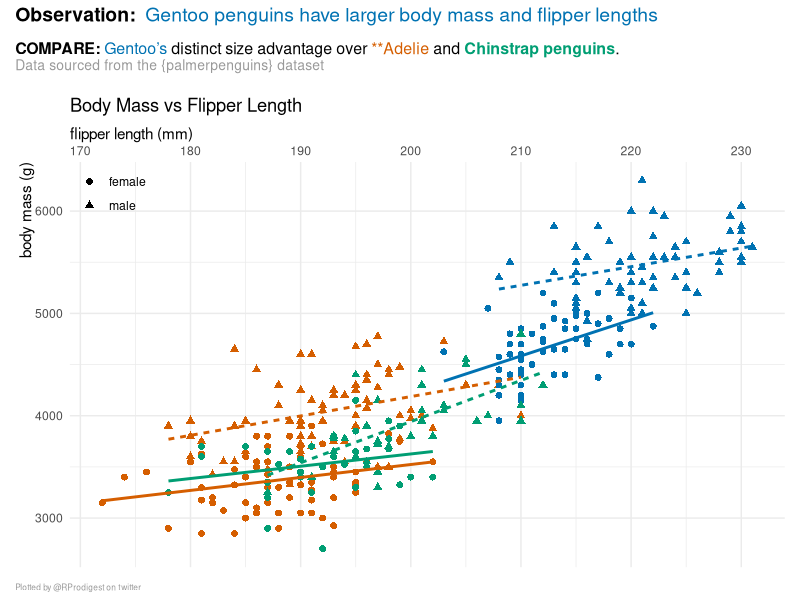

Generate this figure with R:
# @RProdigest
# 13th August 2023

library(tidyverse)
library(patchwork)
library(ggtext)
library(palmerpenguins)

p <- penguins |> 
  filter(!is.na(sex)) |> 
  ggplot(aes(flipper_length_mm, body_mass_g, color = species)) +
  geom_point(aes(shape = sex), size = 2) +
  geom_smooth(aes(linetype = sex, group = interaction(species, sex)), method = lm, se = FALSE, alpha = 0.5) +
  scale_color_manual(values = c("Adelie" = "#D55E00", "Gentoo" = "#0072B2", "Chinstrap" = "#009E73")) +
  labs(
    x = "flipper length (mm)", 
    y = "body mass (g)",
    title = "Body Mass vs Flipper Length"
  ) +
  scale_x_continuous(
    breaks = seq(170, 240, 10),
    position = 'top'
  ) +
  theme_minimal() +
  theme(
    plot.title = element_text(hjust = 0),
    axis.title.x = element_text(hjust = 0, vjust = 3),
    axis.title.y = element_text(vjust = 0, angle = 90, hjust = 1),
    legend.position = c(0, 1),
    legend.justification = c(0, 1),
    legend.title = element_blank(),
    plot.background = element_rect(fill = 'white', colour = NA)
  ) +
  guides(
    color = 'none',
    shape = guide_legend(override.aes = list(linetype = 0))
  )

title_text <- "**Observation:** <span style = 'color:#0072B2'>Gentoo penguins have larger body mass and flipper lengths</span>"
subtitle_text <- "**COMPARE:**<span style = 'color:#0072B2'> Gentoo's</span> distinct size advantage over <span style = 'color:#D55E00'>**Adelie</span> and <span style = 'color:#009E73'>**Chinstrap penguins**</span>.<br><span style = 'font-size:10pt;color:grey60'>Data sourced from the {palmerpenguins} dataset</span>"
caption_text <- "<span style = 'font-size:6pt;color:grey60'>Plotted by @RProdigest on twitter"

p +
  plot_annotation(
    title = title_text,
    subtitle = subtitle_text,
    caption = caption_text,
    theme = theme(
      plot.title = element_markdown(margin = margin(b = 0.4, unit = 'cm'), size = 14, hjust = 0),
      plot.subtitle = element_markdown(margin = margin(b = 0.4, unit = 'cm'), size = 11.5, hjust = 0),
      plot.caption.position = 'plot',
      plot.caption = element_markdown(hjust = 0, size = 7, lineheight = 1.25)
    )
  )